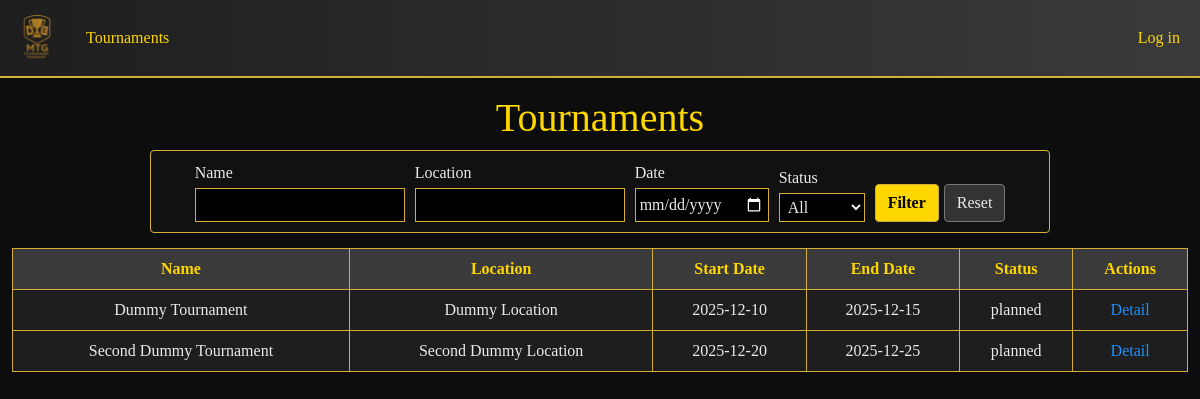
The app's page /?c=tournament, older data.
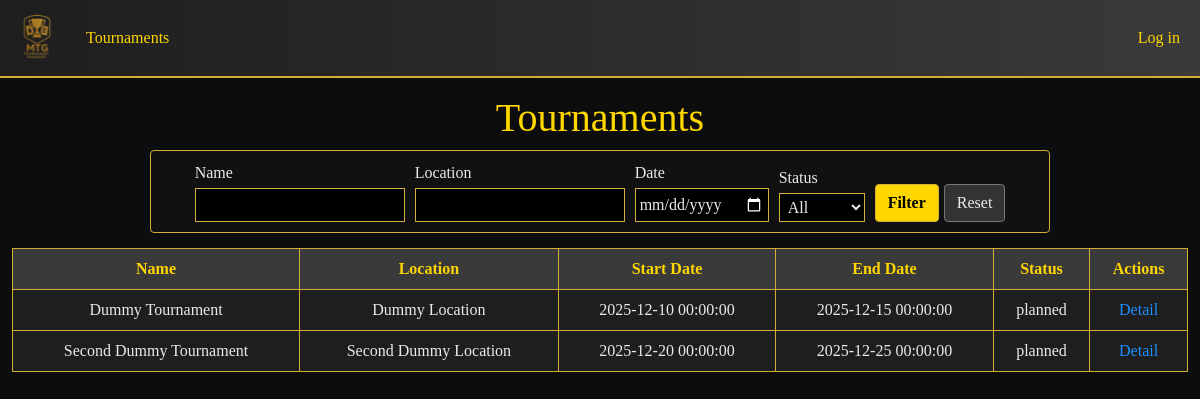
The same page, newer data.
### tables this page shows
CREATE TABLE tournament (
                            tournament_id  INT AUTO_INCREMENT PRIMARY KEY,
                            name           VARCHAR(150) NOT NULL,
                            location       VARCHAR(150),
                            start_date     DATETIME,
                            end_date       DATETIME,
                            status         VARCHAR(50) DEFAULT 'planned',
                            organizer_id   INT NOT NULL,
                            CONSTRAINT fk_tournament_organizer FOREIGN KEY (organizer_id)
                                REFERENCES app_user(user_id)
                                ON UPDATE CASCADE ON DELETE RESTRICT
);

### Framework/Http/Responses/Response.php (called while the page is built, shortened)
<?php
abstract class Response
{
    public function send(): void
    {
        $this->generate();
    }
}

### public/index.php (called while the page is built, shortened)
<?php
require __DIR__ . '/../Framework/ClassLoader.php';
try {
    $app = new App();
    $app->run();
} catch (Exception $e) {
    die('An error occurred: ' . $e->getMessage());
}

### Framework/ClassLoader.php (called while the page is built, shortened)
<?php
class ClassLoader
{
    public static function Boot(): void
    {
        spl_autoload_register(function ($class_name) {
            $baseDir = realpath(dirname(__DIR__));
            $relativePath = str_replace('\\', DIRECTORY_SEPARATOR, ltrim($class_name, '\\')) . '.php';
            $file = $baseDir . DIRECTORY_SEPARATOR . $relativePath;
        });
    }
}

### Framework/Core/Model.php (called while the page is built, shortened)
<?php
abstract class Model implements \JsonSerializable
{
    protected static ?string $primaryKey = null;
    protected static array $columnsMap = [];
    private static array $dbColumns = [];
    private static IDbConvention $dbConventions;
    protected static function getPkColumnName(): string
    {
        if (!empty(static::$primaryKey)) {
            return static::$primaryKey;
        }
        return self::getConventions()->getPkColumnName(get_called_class());
    }
    protected static function getColumnsMap(): array
    {
        return static::$columnsMap ?? [];
    }
    public static function getAll(
        ?string $whereClause = null,
        array   $whereParams = [],
        ?string $orderBy = null,
        ?int    $limit = null,
        ?int    $offset = null
    ): array
    {
        try {
            $sql = "SELECT " . static::getDBColumnNamesList() . " FROM `" . static::getTableName() . "`";
            $stmt = Connection::getInstance()->prepare($sql);
            $stmt->execute($whereParams);
            $models = $stmt->fetchAll(PDO::FETCH_CLASS | PDO::FETCH_PROPS_LATE, static::class);
            $dataSet = new ResultSet($models);
            return $models;
        } catch (PDOException $exception) {
            throw new Exception('Query failed: ' . $exception->getMessage(), 0, $exception);
        }
    }
    private static function getDbColumns(): array
    {
        try {
            $sql = "DESCRIBE " . static::getTableName();
            $stmt = Connection::getInstance()->prepare($sql);
            $stmt->execute([]);
            self::$dbColumns[static::class] = array_column($stmt->fetchAll(), 'Field');
            return self::$dbColumns[static::class];
        } catch (PDOException $exception) {
            throw new Exception('Query failed: ' . $exception->getMessage(), 0, $exception);
        }
    }
    private function getIdValue(): mixed
    {
        $pk = static::getPkColumnName();
        $prop = static::toPropertyName($pk);
        return isset($this->{$prop}) ? $this->{$prop} : null;
    }
    private static function getModelProperties(): array
    {
        $reflection = new \ReflectionClass(static::class);
        $properties = [];
        foreach ($reflection->getProperties() as $property) {
            $propertyName = $property->getName();
            if ($property->isStatic()) {
                continue;
            }
            $properties[$propertyName] = true;
        }
        return $properties;
    }
    private static function getDBColumnNamesList(): string
    {
        $dbColumns = [];
        foreach (static::getDbColumns() as $columnName) {
            $propertyName = static::toPropertyName($columnName);
            if ($propertyName != $columnName) {
                $dbColumns[] = "`$columnName` AS {$propertyName}";
            } else {
                $dbColumns[] = $columnName;
            }
        }
        return implode(', ', $dbColumns);
    }
    private static function toPropertyName(string $columnName): string
    {
        $customMapping = static::getColumnsMap();
        if (isset($customMapping[$columnName])) {
            return $customMapping[$columnName];
        } else {
            return static::getConventions()->toPropertyName($columnName);
        }
    }
    private static function getConventions(): IDbConvention
    {
        if (!isset(static::$dbConventions)) {
            static::$dbConventions = new (Configuration::DB_CONVENTIONS_CLASS)();
        }
        return static::$dbConventions;
    }
}

### App/Models/Tournament.php (called while the page is built, shortened)
<?php
class Tournament extends Model
{
    protected static string $table = 'tournament';
    protected static function getTableName(): string
    {
        return self::$table;
    }
}

### Framework/DB/Connection.php (called while the page is built, shortened)
<?php
class Connection
{
    private static ?Connection $instance = null;
    private PDO $db;
    public function __construct(PDO $db)
    {
        $this->db = $db;
    }
    public static function getInstance(): Connection
    {
        try {
            if (self::$instance == null) {
                $db = new PDO(
                    'mysql:dbname=' . Configuration::DB_NAME . ';host=' . Configuration::DB_HOST,
                    Configuration::DB_USER,
                    Configuration::DB_PASS
                );
                $db->setAttribute(PDO::ATTR_ERRMODE, PDO::ERRMODE_EXCEPTION);
                $db->setAttribute(PDO::ATTR_EMULATE_PREPARES, true);
                self::$instance = new self($db);
            }
            return self::$instance;
        } catch (PDOException $e) {
            throw new Exception('Connection failed: ' . $e->getMessage());
        }
    }
    public function prepare(string $sql): DebugStatement
    {
        try {
            return new DebugStatement($this->db->prepare($sql));
        } catch (PDOException $e) {
            throw new Exception('Prepare failed: ' . $e->getMessage());
        }
    }
}

### Framework/DB/DebugStatement.php (called while the page is built, shortened)
<?php
class DebugStatement
{
    private PDOStatementAlias $stmt;
    public function __construct($stmt)
    {
        $this->stmt = $stmt;
    }
    public function execute(?array $params = null): bool
    {
        $result = $this->stmt->execute($params);
        $this->stmt->debugDumpParams();
        return $result;
    }
    public function __call(string $name, array $arguments): mixed
    {
        return $this->stmt->{$name}(...$arguments);
    }
}

### App/Controllers/TournamentController.php (called while the page is built, shortened)
<?php
class TournamentController extends BaseController
{
    public function index(Request $request): Response
    {
        $name = trim((string)$request->get('name'));
        $location = trim((string)$request->get('location'));
        $status = trim((string)$request->get('status'));
        $date = trim((string)$request->get('date'));
        $tournaments = Tournament::getAll();
        $filtered = array_filter($tournaments, function (Tournament $tournament) use ($name, $location, $status, $date) {
            if ($name !== '' && stripos($tournament->name, $name) === false) {
                return false;
            }
            if ($location !== '' && stripos((string)$tournament->location, $location) === false) {
                return false;
            }
            if ($status !== '' && $status !== 'all' && $tournament->status !== $status) {
                return false;
            }
            if ($date !== '') {
                $d = substr($date, 0, 10);
                $start = $tournament->start_date ? substr($tournament->start_date, 0, 10) : null;
                $end = $tournament->end_date ? substr($tournament->end_date, 0, 10) : null;
                if ($start && $end) {
                    if ($d < $start || $d > $end) {
                        return false;
                    }
                } elseif ($start) {
                    if ($d < $start) {
                        return false;
                    }
                } elseif ($end) {
                    if ($d > $end) {
                        return false;
                    }
                } else {
                    return false;
                }
            }
            return true;
        });
        return $this->html([
            'tournaments' => array_values($filtered),
            'filters' => [
                'name' => $name,
                'location' => $location,
                'status' => $status,
                'date' => $date,
            ],
        ]);
    }
}

### Framework/DB/DefaultConventions.php (called while the page is built, shortened)
<?php
class DefaultConventions implements IDbConvention
{
    public function toPropertyName(string $columnName): string
    {
        return $columnName;
    }
}

### App/Views/Tournament/index.view.php (the view, shortened to what the rows shown need)
<h1 class="tournaments-title">Tournaments</h1>
<table id="tournamentTable" class="tournament-table">
    <thead>
        <tr>
            <th data-sort="text">Name</th>
            <th data-sort="text">Location</th>
            <th data-sort="date">Start Date</th>
            <th data-sort="date">End Date</th>
            <th data-sort="text">Status</th>
            <th>Actions</th>
        </tr>
    </thead>
    <tbody>
        <?php foreach ($tournaments as $tournament): ?>
            <tr class="tournament-row">
                <td><?= htmlspecialchars($tournament->name) ?></td>
                <td><?= htmlspecialchars($tournament->location) ?></td>
                <td><?= htmlspecialchars($tournament->start_date) ?></td>
                <td><?= htmlspecialchars($tournament->end_date) ?></td>
                <td><?= htmlspecialchars($tournament->status) ?></td>
                <td>
                    <a href="?c=Tournament&a=detail&id=<?= $tournament->tournament_id ?>" class="tournament-action-detail">Detail</a>
                </td>
            </tr>
        <?php endforeach; ?>
    </tbody>
</table>

Row changes from the older to the newer data that the page shows:
changed tournament "Dummy Tournament": start_date "2025-12-10" → "2025-12-10 00:00:00"; end_date "2025-12-15" → "2025-12-15 00:00:00"
changed tournament "Second Dummy Tournament": start_date "2025-12-20" → "2025-12-20 00:00:00"; end_date "2025-12-25" → "2025-12-25 00:00:00"
